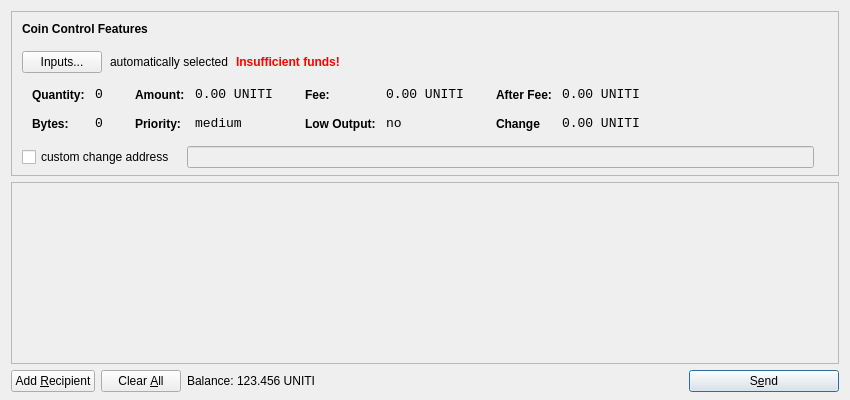
<?xml version="1.0" encoding="UTF-8"?>
<ui version="4.0">
 <class>SendCoinsDialog</class>
 <widget class="QDialog" name="SendCoinsDialog">
  <property name="geometry">
   <rect>
    <x>0</x>
    <y>0</y>
    <width>850</width>
    <height>400</height>
   </rect>
  </property>
  <property name="windowTitle">
   <string>Send Coins</string>
  </property>
  <layout class="QVBoxLayout" name="verticalLayout" stretch="0,1,0">
   <property name="bottomMargin">
    <number>8</number>
   </property>
   <item>
    <widget class="QFrame" name="frameCoinControl">
     <property name="sizePolicy">
      <sizepolicy hsizetype="Expanding" vsizetype="Expanding">
       <horstretch>0</horstretch>
       <verstretch>0</verstretch>
      </sizepolicy>
     </property>
     <property name="maximumSize">
      <size>
       <width>16777215</width>
       <height>16777215</height>
      </size>
     </property>
     <property name="frameShape">
      <enum>QFrame::StyledPanel</enum>
     </property>
     <property name="frameShadow">
      <enum>QFrame::Sunken</enum>
     </property>
     <layout class="QVBoxLayout" name="verticalLayoutCoinControl2">
      <property name="spacing">
       <number>-1</number>
      </property>
      <property name="leftMargin">
       <number>0</number>
      </property>
      <property name="topMargin">
       <number>0</number>
      </property>
      <property name="rightMargin">
       <number>0</number>
      </property>
      <property name="bottomMargin">
       <number>6</number>
      </property>
      <item>
       <layout class="QVBoxLayout" name="verticalLayoutCoinControl" stretch="0,0,0,0,1">
        <property name="spacing">
         <number>0</number>
        </property>
        <property name="leftMargin">
         <number>10</number>
        </property>
        <property name="topMargin">
         <number>10</number>
        </property>
        <item>
         <layout class="QHBoxLayout" name="horizontalLayoutCoinControl1">
          <property name="bottomMargin">
           <number>15</number>
          </property>
          <item>
           <widget class="QLabel" name="labelCoinControlFeatures">
            <property name="sizePolicy">
             <sizepolicy hsizetype="Preferred" vsizetype="Maximum">
              <horstretch>0</horstretch>
              <verstretch>0</verstretch>
             </sizepolicy>
            </property>
            <property name="font">
             <font>
              <weight>75</weight>
              <bold>true</bold>
             </font>
            </property>
            <property name="styleSheet">
             <string notr="true">font-weight:bold;</string>
            </property>
            <property name="text">
             <string>Coin Control Features</string>
            </property>
           </widget>
          </item>
         </layout>
        </item>
        <item>
         <layout class="QHBoxLayout" name="horizontalLayoutCoinControl2" stretch="0,0,0,0">
          <property name="spacing">
           <number>8</number>
          </property>
          <property name="bottomMargin">
           <number>10</number>
          </property>
          <item>
           <widget class="QPushButton" name="pushButtonCoinControl">
            <property name="styleSheet">
             <string notr="true"/>
            </property>
            <property name="text">
             <string>Inputs...</string>
            </property>
           </widget>
          </item>
          <item>
           <widget class="QLabel" name="labelCoinControlAutomaticallySelected">
            <property name="text">
             <string>automatically selected</string>
            </property>
            <property name="margin">
             <number>5</number>
            </property>
           </widget>
          </item>
          <item>
           <widget class="QLabel" name="labelCoinControlInsuffFunds">
            <property name="font">
             <font>
              <weight>75</weight>
              <bold>true</bold>
             </font>
            </property>
            <property name="styleSheet">
             <string notr="true">color:red;font-weight:bold;</string>
            </property>
            <property name="text">
             <string>Insufficient funds!</string>
            </property>
            <property name="margin">
             <number>5</number>
            </property>
           </widget>
          </item>
          <item>
           <spacer name="horizontalSpacerCoinControl">
            <property name="orientation">
             <enum>Qt::Horizontal</enum>
            </property>
            <property name="sizeHint" stdset="0">
             <size>
              <width>40</width>
              <height>1</height>
             </size>
            </property>
           </spacer>
          </item>
         </layout>
        </item>
        <item>
         <widget class="QWidget" name="widgetCoinControl" native="true">
          <property name="sizePolicy">
           <sizepolicy hsizetype="Preferred" vsizetype="Preferred">
            <horstretch>0</horstretch>
            <verstretch>0</verstretch>
           </sizepolicy>
          </property>
          <property name="minimumSize">
           <size>
            <width>0</width>
            <height>0</height>
           </size>
          </property>
          <property name="styleSheet">
           <string notr="true"/>
          </property>
          <layout class="QHBoxLayout" name="horizontalLayoutCoinControl5">
           <property name="margin">
            <number>0</number>
           </property>
           <item>
            <layout class="QHBoxLayout" name="horizontalLayoutCoinControl3" stretch="0,0,0,1">
             <property name="spacing">
              <number>20</number>
             </property>
             <property name="topMargin">
              <number>0</number>
             </property>
             <property name="bottomMargin">
              <number>10</number>
             </property>
             <item>
              <layout class="QFormLayout" name="formLayoutCoinControl1">
               <property name="horizontalSpacing">
                <number>10</number>
               </property>
               <property name="verticalSpacing">
                <number>14</number>
               </property>
               <property name="leftMargin">
                <number>10</number>
               </property>
               <property name="topMargin">
                <number>4</number>
               </property>
               <property name="rightMargin">
                <number>6</number>
               </property>
               <item row="0" column="0">
                <widget class="QLabel" name="labelCoinControlQuantityText">
                 <property name="styleSheet">
                  <string notr="true">font-weight:bold;</string>
                 </property>
                 <property name="text">
                  <string>Quantity:</string>
                 </property>
                 <property name="margin">
                  <number>0</number>
                 </property>
                </widget>
               </item>
               <item row="0" column="1">
                <widget class="QLabel" name="labelCoinControlQuantity">
                 <property name="font">
                  <font>
                   <family>Monospace</family>
                   <pointsize>10</pointsize>
                  </font>
                 </property>
                 <property name="cursor">
                  <cursorShape>IBeamCursor</cursorShape>
                 </property>
                 <property name="contextMenuPolicy">
                  <enum>Qt::ActionsContextMenu</enum>
                 </property>
                 <property name="text">
                  <string>0</string>
                 </property>
                 <property name="margin">
                  <number>0</number>
                 </property>
                 <property name="textInteractionFlags">
                  <set>Qt::LinksAccessibleByMouse|Qt::TextSelectableByKeyboard|Qt::TextSelectableByMouse</set>
                 </property>
                </widget>
               </item>
               <item row="1" column="0">
                <widget class="QLabel" name="labelCoinControlBytesText">
                 <property name="styleSheet">
                  <string notr="true">font-weight:bold;</string>
                 </property>
                 <property name="text">
                  <string>Bytes:</string>
                 </property>
                </widget>
               </item>
               <item row="1" column="1">
                <widget class="QLabel" name="labelCoinControlBytes">
                 <property name="font">
                  <font>
                   <family>Monospace</family>
                   <pointsize>10</pointsize>
                  </font>
                 </property>
                 <property name="cursor">
                  <cursorShape>IBeamCursor</cursorShape>
                 </property>
                 <property name="contextMenuPolicy">
                  <enum>Qt::ActionsContextMenu</enum>
                 </property>
                 <property name="text">
                  <string>0</string>
                 </property>
                 <property name="textInteractionFlags">
                  <set>Qt::LinksAccessibleByMouse|Qt::TextSelectableByKeyboard|Qt::TextSelectableByMouse</set>
                 </property>
                </widget>
               </item>
              </layout>
             </item>
             <item>
              <layout class="QFormLayout" name="formLayoutCoinControl2">
               <property name="horizontalSpacing">
                <number>10</number>
               </property>
               <property name="verticalSpacing">
                <number>14</number>
               </property>
               <property name="leftMargin">
                <number>6</number>
               </property>
               <property name="topMargin">
                <number>4</number>
               </property>
               <property name="rightMargin">
                <number>6</number>
               </property>
               <item row="0" column="0">
                <widget class="QLabel" name="labelCoinControlAmountText">
                 <property name="styleSheet">
                  <string notr="true">font-weight:bold;</string>
                 </property>
                 <property name="text">
                  <string>Amount:</string>
                 </property>
                 <property name="margin">
                  <number>0</number>
                 </property>
                </widget>
               </item>
               <item row="0" column="1">
                <widget class="QLabel" name="labelCoinControlAmount">
                 <property name="font">
                  <font>
                   <family>Monospace</family>
                   <pointsize>10</pointsize>
                  </font>
                 </property>
                 <property name="cursor">
                  <cursorShape>IBeamCursor</cursorShape>
                 </property>
                 <property name="contextMenuPolicy">
                  <enum>Qt::ActionsContextMenu</enum>
                 </property>
                 <property name="text">
                  <string>0.00 UNITI</string>
                 </property>
                 <property name="textInteractionFlags">
                  <set>Qt::LinksAccessibleByMouse|Qt::TextSelectableByKeyboard|Qt::TextSelectableByMouse</set>
                 </property>
                </widget>
               </item>
               <item row="1" column="0">
                <widget class="QLabel" name="labelCoinControlPriorityText">
                 <property name="styleSheet">
                  <string notr="true">font-weight:bold;</string>
                 </property>
                 <property name="text">
                  <string>Priority:</string>
                 </property>
                </widget>
               </item>
               <item row="1" column="1">
                <widget class="QLabel" name="labelCoinControlPriority">
                 <property name="font">
                  <font>
                   <family>Monospace</family>
                   <pointsize>10</pointsize>
                  </font>
                 </property>
                 <property name="cursor">
                  <cursorShape>IBeamCursor</cursorShape>
                 </property>
                 <property name="contextMenuPolicy">
                  <enum>Qt::ActionsContextMenu</enum>
                 </property>
                 <property name="text">
                  <string>medium</string>
                 </property>
                 <property name="textInteractionFlags">
                  <set>Qt::LinksAccessibleByMouse|Qt::TextSelectableByKeyboard|Qt::TextSelectableByMouse</set>
                 </property>
                </widget>
               </item>
              </layout>
             </item>
             <item>
              <layout class="QFormLayout" name="formLayoutCoinControl3">
               <property name="horizontalSpacing">
                <number>10</number>
               </property>
               <property name="verticalSpacing">
                <number>14</number>
               </property>
               <property name="leftMargin">
                <number>6</number>
               </property>
               <property name="topMargin">
                <number>4</number>
               </property>
               <property name="rightMargin">
                <number>6</number>
               </property>
               <item row="0" column="0">
                <widget class="QLabel" name="labelCoinControlFeeText">
                 <property name="styleSheet">
                  <string notr="true">font-weight:bold;</string>
                 </property>
                 <property name="text">
                  <string>Fee:</string>
                 </property>
                 <property name="margin">
                  <number>0</number>
                 </property>
                </widget>
               </item>
               <item row="0" column="1">
                <widget class="QLabel" name="labelCoinControlFee">
                 <property name="font">
                  <font>
                   <family>Monospace</family>
                   <pointsize>10</pointsize>
                  </font>
                 </property>
                 <property name="cursor">
                  <cursorShape>IBeamCursor</cursorShape>
                 </property>
                 <property name="contextMenuPolicy">
                  <enum>Qt::ActionsContextMenu</enum>
                 </property>
                 <property name="text">
                  <string>0.00 UNITI</string>
                 </property>
                 <property name="textInteractionFlags">
                  <set>Qt::LinksAccessibleByMouse|Qt::TextSelectableByKeyboard|Qt::TextSelectableByMouse</set>
                 </property>
                </widget>
               </item>
               <item row="1" column="0">
                <widget class="QLabel" name="labelCoinControlLowOutputText">
                 <property name="styleSheet">
                  <string notr="true">font-weight:bold;</string>
                 </property>
                 <property name="text">
                  <string>Low Output:</string>
                 </property>
                </widget>
               </item>
               <item row="1" column="1">
                <widget class="QLabel" name="labelCoinControlLowOutput">
                 <property name="font">
                  <font>
                   <family>Monospace</family>
                   <pointsize>10</pointsize>
                  </font>
                 </property>
                 <property name="cursor">
                  <cursorShape>IBeamCursor</cursorShape>
                 </property>
                 <property name="contextMenuPolicy">
                  <enum>Qt::ActionsContextMenu</enum>
                 </property>
                 <property name="text">
                  <string>no</string>
                 </property>
                 <property name="textInteractionFlags">
                  <set>Qt::LinksAccessibleByMouse|Qt::TextSelectableByKeyboard|Qt::TextSelectableByMouse</set>
                 </property>
                </widget>
               </item>
              </layout>
             </item>
             <item>
              <layout class="QFormLayout" name="formLayoutCoinControl4">
               <property name="horizontalSpacing">
                <number>10</number>
               </property>
               <property name="verticalSpacing">
                <number>14</number>
               </property>
               <property name="leftMargin">
                <number>6</number>
               </property>
               <property name="topMargin">
                <number>4</number>
               </property>
               <property name="rightMargin">
                <number>6</number>
               </property>
               <item row="0" column="0">
                <widget class="QLabel" name="labelCoinControlAfterFeeText">
                 <property name="styleSheet">
                  <string notr="true">font-weight:bold;</string>
                 </property>
                 <property name="text">
                  <string>After Fee:</string>
                 </property>
                 <property name="margin">
                  <number>0</number>
                 </property>
                </widget>
               </item>
               <item row="0" column="1">
                <widget class="QLabel" name="labelCoinControlAfterFee">
                 <property name="font">
                  <font>
                   <family>Monospace</family>
                   <pointsize>10</pointsize>
                  </font>
                 </property>
                 <property name="cursor">
                  <cursorShape>IBeamCursor</cursorShape>
                 </property>
                 <property name="contextMenuPolicy">
                  <enum>Qt::ActionsContextMenu</enum>
                 </property>
                 <property name="text">
                  <string>0.00 UNITI</string>
                 </property>
                 <property name="textInteractionFlags">
                  <set>Qt::LinksAccessibleByMouse|Qt::TextSelectableByKeyboard|Qt::TextSelectableByMouse</set>
                 </property>
                </widget>
               </item>
               <item row="1" column="0">
                <widget class="QLabel" name="labelCoinControlChangeText">
                 <property name="styleSheet">
                  <string notr="true">font-weight:bold;</string>
                 </property>
                 <property name="text">
                  <string>Change</string>
                 </property>
                </widget>
               </item>
               <item row="1" column="1">
                <widget class="QLabel" name="labelCoinControlChange">
                 <property name="font">
                  <font>
                   <family>Monospace</family>
                   <pointsize>10</pointsize>
                  </font>
                 </property>
                 <property name="cursor">
                  <cursorShape>IBeamCursor</cursorShape>
                 </property>
                 <property name="contextMenuPolicy">
                  <enum>Qt::ActionsContextMenu</enum>
                 </property>
                 <property name="text">
                  <string>0.00 UNITI</string>
                 </property>
                 <property name="textInteractionFlags">
                  <set>Qt::LinksAccessibleByMouse|Qt::TextSelectableByKeyboard|Qt::TextSelectableByMouse</set>
                 </property>
                </widget>
               </item>
              </layout>
             </item>
            </layout>
           </item>
          </layout>
         </widget>
        </item>
        <item>
         <layout class="QHBoxLayout" name="horizontalLayoutCoinControl4" stretch="0,0,0">
          <property name="spacing">
           <number>12</number>
          </property>
          <property name="sizeConstraint">
           <enum>QLayout::SetDefaultConstraint</enum>
          </property>
          <property name="topMargin">
           <number>5</number>
          </property>
          <property name="rightMargin">
           <number>5</number>
          </property>
          <item>
           <widget class="QCheckBox" name="checkBoxCoinControlChange">
            <property name="text">
             <string>custom change address</string>
            </property>
           </widget>
          </item>
          <item>
           <widget class="QLineEdit" name="lineEditCoinControlChange">
            <property name="enabled">
             <bool>false</bool>
            </property>
            <property name="sizePolicy">
             <sizepolicy hsizetype="Expanding" vsizetype="Fixed">
              <horstretch>0</horstretch>
              <verstretch>0</verstretch>
             </sizepolicy>
            </property>
           </widget>
          </item>
          <item>
           <widget class="QLabel" name="labelCoinControlChangeLabel">
            <property name="sizePolicy">
             <sizepolicy hsizetype="Preferred" vsizetype="Expanding">
              <horstretch>0</horstretch>
              <verstretch>0</verstretch>
             </sizepolicy>
            </property>
            <property name="minimumSize">
             <size>
              <width>0</width>
              <height>0</height>
             </size>
            </property>
            <property name="text">
             <string/>
            </property>
            <property name="margin">
             <number>3</number>
            </property>
           </widget>
          </item>
         </layout>
        </item>
        <item>
         <spacer name="verticalSpacerCoinControl">
          <property name="orientation">
           <enum>Qt::Vertical</enum>
          </property>
          <property name="sizeHint" stdset="0">
           <size>
            <width>800</width>
            <height>1</height>
           </size>
          </property>
         </spacer>
        </item>
       </layout>
      </item>
     </layout>
    </widget>
   </item>
   <item>
    <widget class="QScrollArea" name="scrollArea">
     <property name="widgetResizable">
      <bool>true</bool>
     </property>
     <widget class="QWidget" name="scrollAreaWidgetContents">
      <property name="geometry">
       <rect>
        <x>0</x>
        <y>0</y>
        <width>830</width>
        <height>165</height>
       </rect>
      </property>
      <layout class="QVBoxLayout" name="verticalLayout_2">
       <property name="margin">
        <number>0</number>
       </property>
       <item>
        <layout class="QVBoxLayout" name="entries">
         <property name="spacing">
          <number>6</number>
         </property>
        </layout>
       </item>
       <item>
        <spacer name="verticalSpacer">
         <property name="orientation">
          <enum>Qt::Vertical</enum>
         </property>
         <property name="sizeHint" stdset="0">
          <size>
           <width>20</width>
           <height>40</height>
          </size>
         </property>
        </spacer>
       </item>
      </layout>
     </widget>
    </widget>
   </item>
   <item>
    <layout class="QHBoxLayout" name="horizontalLayout">
     <item>
      <widget class="QPushButton" name="addButton">
       <property name="toolTip">
        <string>Send to multiple recipients at once</string>
       </property>
       <property name="text">
        <string>Add &amp;Recipient</string>
       </property>
       <property name="icon">
        <iconset resource="../bitcoin.qrc">
         <normaloff>:/icons/add</normaloff>:/icons/add</iconset>
       </property>
       <property name="autoDefault">
        <bool>false</bool>
       </property>
      </widget>
     </item>
     <item>
      <widget class="QPushButton" name="clearButton">
       <property name="sizePolicy">
        <sizepolicy hsizetype="Minimum" vsizetype="Fixed">
         <horstretch>0</horstretch>
         <verstretch>0</verstretch>
        </sizepolicy>
       </property>
       <property name="toolTip">
        <string>Remove all transaction fields</string>
       </property>
       <property name="text">
        <string>Clear &amp;All</string>
       </property>
       <property name="icon">
        <iconset resource="../bitcoin.qrc">
         <normaloff>:/icons/remove</normaloff>:/icons/remove</iconset>
       </property>
       <property name="autoRepeatDelay">
        <number>300</number>
       </property>
       <property name="autoDefault">
        <bool>false</bool>
       </property>
      </widget>
     </item>
     <item>
      <layout class="QHBoxLayout" name="horizontalLayout_2">
       <property name="spacing">
        <number>3</number>
       </property>
       <item>
        <widget class="QLabel" name="label">
         <property name="sizePolicy">
          <sizepolicy hsizetype="Preferred" vsizetype="Fixed">
           <horstretch>0</horstretch>
           <verstretch>0</verstretch>
          </sizepolicy>
         </property>
         <property name="text">
          <string>Balance:</string>
         </property>
        </widget>
       </item>
       <item>
        <widget class="QLabel" name="labelBalance">
         <property name="sizePolicy">
          <sizepolicy hsizetype="Preferred" vsizetype="Fixed">
           <horstretch>0</horstretch>
           <verstretch>0</verstretch>
          </sizepolicy>
         </property>
         <property name="cursor">
          <cursorShape>IBeamCursor</cursorShape>
         </property>
         <property name="text">
          <string>123.456 UNITI</string>
         </property>
         <property name="textInteractionFlags">
          <set>Qt::LinksAccessibleByMouse|Qt::TextSelectableByKeyboard|Qt::TextSelectableByMouse</set>
         </property>
        </widget>
       </item>
      </layout>
     </item>
     <item>
      <spacer name="horizontalSpacer">
       <property name="orientation">
        <enum>Qt::Horizontal</enum>
       </property>
       <property name="sizeHint" stdset="0">
        <size>
         <width>40</width>
         <height>20</height>
        </size>
       </property>
      </spacer>
     </item>
     <item>
      <widget class="QPushButton" name="sendButton">
       <property name="minimumSize">
        <size>
         <width>150</width>
         <height>0</height>
        </size>
       </property>
       <property name="toolTip">
        <string>Confirm the send action</string>
       </property>
       <property name="text">
        <string>S&amp;end</string>
       </property>
       <property name="icon">
        <iconset resource="../bitcoin.qrc">
         <normaloff>:/icons/send</normaloff>:/icons/send</iconset>
       </property>
       <property name="default">
        <bool>true</bool>
       </property>
      </widget>
     </item>
    </layout>
   </item>
  </layout>
 </widget>
 <resources>
  <include location="../bitcoin.qrc"/>
 </resources>
 <connections/>
</ui>
